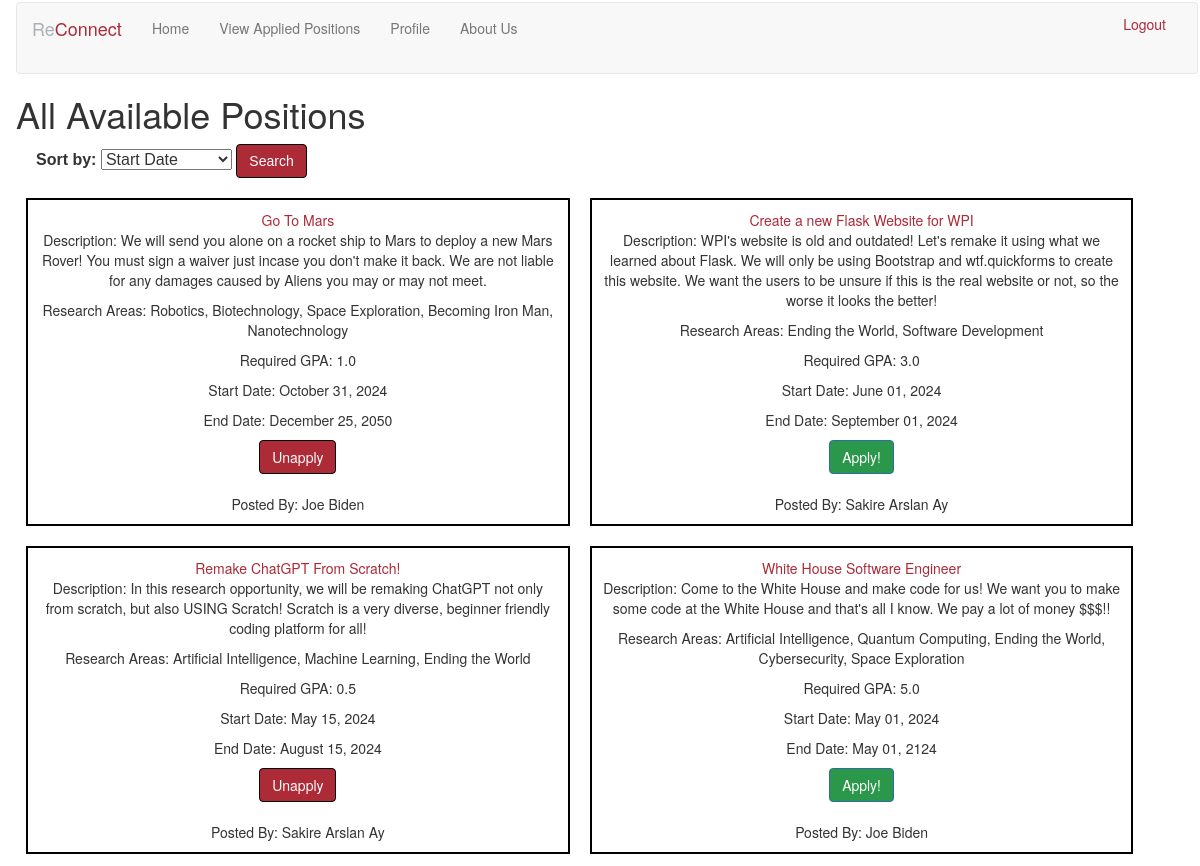
The app's page /index (signed in) with its own data.
### app/Model/models.py (models this page shows, shortened)
class ResearchPosition(db.Model):
    id = db.Column(db.Integer, primary_key=True)
    title = db.Column(db.String(30), unique=True)
    wantedGPA = db.Column(db.Float)
    languages = db.Column(db.String(150))
    description = db.Column(db.String(1500))
    researchGoals = db.Column(db.String(1500))
    startDate = db.Column(db.DateTime)
    endDate = db.Column(db.DateTime)
    timeCommitment = db.Column(db.Integer)
    faculty = db.Column(db.Integer, db.ForeignKey("faculty.id"))
    languages = db.relationship(
        "ProgrammingLanguage",
        secondary=positionLanguages,
        primaryjoin=(positionLanguages.c.position_id == id),
        backref=db.backref("positionLanguages", lazy="dynamic"),
        lazy="dynamic",
    )
    students_application = db.relationship(
        "Applications", back_populates="enrolled_position"
    )
    researchFields = db.relationship("PositionField", back_populates="position")

class User(db.Model, UserMixin):
    __tablename__ = "user"
    id = db.Column(db.Integer, primary_key=True)
    username = db.Column(db.String(20), unique=True)
    password_hash = db.Column(db.String(20))
    firstname = db.Column(db.String(20))
    lastname = db.Column(db.String(20))
    email = db.Column(db.String(20), unique=True)
    phone_number = db.Column(db.String(10))
    __mapper_args__ = {
        "polymorphic_identity": UserType.User,
    }

### app/Controller/routes.py (the view)
@routes_blueprint.route("/", methods=["GET", "POST"])
@routes_blueprint.route("/index", methods=["GET", "POST"])
@login_required
def index():
    search_form = SearchForm()
    posts = ResearchPosition.query.order_by(ResearchPosition.startDate.desc())
    if search_form.validate_on_submit():
        sort_option = search_form.sortOrder.data
        if sort_option == "Date":
            posts = ResearchPosition.query.order_by(ResearchPosition.startDate.asc())
        elif sort_option == "GPA":
            posts = ResearchPosition.query.order_by(ResearchPosition.wantedGPA.desc())
    return render_template(
        "index.html",
        title="Home",
        posts=posts,
        search_form=search_form,
        get_faculty=lambda id: User.query.get(id),
    )

### app/Controller/forms.py (shortened to what this page needs)
class SearchForm(FlaskForm):
    sortOrder = SelectField(
        "Sort by:",
        choices=[
            ("Date", "Start Date"),
            ("GPA", "Required GPA"),
            ("Recommended", "Recommended"),
        ],
        default="Date",
    )
    submit = SubmitField("Search")

### agileApp.py (called while the page is built, shortened)
@app.before_request
def initDB(*args, **kwargs):
    if app._got_first_request:
        db.create_all()

### app/Model/models.py (called while the page is built)
@login.user_loader
def load_user(id):
    student = Student.query.filter_by(id=id).first()
    if student:
        return student
    faculty = Faculty.query.filter_by(id=id).first()
    if faculty:
        return faculty
    return None

    def has_applied_to_position(self, applied_position):
        return bool(
            Applications.query.filter_by(studentID=self.id, position=applied_position).first()
        )

### app/View/templates/index.html (shortened to what this page needs)
{% extends "base.html" %} {% block content %}
<h1>All Available Positions</h1>
<form method="POST" action="{{ url_for('routes.index') }}">
    <div class="form-group">
        {{ search_form.sortOrder.label }} {{ search_form.sortOrder }}
        <button type="submit" class="btn btn-primary btn-custom">Search</button>
    </div>
</form>
<div class="postlist">
    {% for post in posts %}
    <div class="post-box">{% include '_research-position.html' %}</div>
    {% endfor %}
</div>
{% endblock %}

### app/View/templates/_research-position.html (shortened to what this page needs)
<table class="posttable" style="width: 100%" valign="top">
    <tr>
        <td colspan="3">
            <div style="text-align: center">
                <a
                    href="{{ url_for('routes.view_position', position_id=post.id) }}"
                    class="link-custom"
                >
                    {{post.title}}
                </a>
            </div>
        </td>
    </tr>
    <tr>
        <td width="80%" class="postmessage" style="text-align: center">
            <div>
                <p>Description: {{post.description}}</p>
                <p>Research Areas: {{ post.researchGoals[1:-1] }}</p>
                <p>Required GPA: {{ post.wantedGPA }}</p>
                <p>Start Date: {{ post.startDate.strftime('%B %d, %Y') }}</p>
                <p>End Date: {{ post.endDate.strftime('%B %d, %Y') }}</p>
            </div>
            {% if current_user.user_type == "Student" %} {% if
            current_user.has_applied_to_position(post.id) %}
            <form
                action="{{ url_for('routes.unapply_for_position', position_id=post.id) }}"
                method="post"
            >
                <button type="submit" class="btn btn-primary btn-custom">
                    Unapply
                </button>
            </form>
            {% else %}
            <form
                action="{{ url_for('routes.apply_for_position', position_id=post.id) }}"
                method="post"
            >
                <button type="submit" class="btn btn-primary btn-custom-apply">
                    Apply!
                </button>
            </form>
            {% endif %} {% endif %}
        </td>
    </tr>
    <tr>
        <td colspan="3" style="text-align: center">
            <br />
            Posted By: {{ get_faculty(post.faculty).firstname }} {{
            get_faculty(post.faculty).lastname }}
        </td>
    </tr>
</table>

### app/View/static/css/main.css (style rules this page uses)
body { margin: 1px 1px 1px 15px; padding: 1px; }
.btn-custom { background-color: #ac2b37; border: 1px solid #000000; }
.btn-custom-apply { background-color: #2b974a; }
.link-custom { color: #ac2b37; }
.post-box { border: 2px solid black; padding: 10px; margin: 10px; width: calc(33.33% - 20px); box-sizing: border-box; display: flex; flex-direction: column; justify-content: center; align-items: center; }
@media screen and (min-width: 800px) and (max-width: 1200px) { .post-box { width: 46%; } }
.postlist { display: flex; flex-wrap: wrap; }
.form-group { display: block; margin-bottom: 10px; margin-left: 20px; font-family: "Trebuchet MS", "Lucida Sans Unicode", "Lucida Grande", "Lucida Sans", Arial, sans-serif; font-size: 16px; }

### records on screen
ResearchPosition: title "Go To Mars", description "We will send you alone on a rocket ship to Mars to deploy a new Mars Rover! You must sign a waiver just incase you don't make it back. We are not liable for any damages caused by Aliens you may or may not meet.", researchGoals "Robotics, Biotechnology, Space Exploration, Becoming Iron Man, Nanotechnology", wantedGPA "1.0", startDate "October 31, 2024", endDate "December 25, 2050", faculty.firstname "Joe", faculty.lastname "Biden"
ResearchPosition: title "Create a new Flask Website for WPI", description "WPI's website is old and outdated! Let's remake it using what we learned about Flask. We will only be using Bootstrap and wtf.quickforms to create this website. We want the users to be unsure if this is the real website or not, so the worse it looks the better!", researchGoals "Ending the World, Software Development", wantedGPA "3.0", startDate "June 01, 2024", endDate "September 01, 2024", faculty.firstname "Sakire", faculty.lastname "Arslan Ay"
ResearchPosition: title "Remake ChatGPT From Scratch!", description "In this research opportunity, we will be remaking ChatGPT not only from scratch, but also USING Scratch! Scratch is a very diverse, beginner friendly coding platform for all!", researchGoals "Artificial Intelligence, Machine Learning, Ending the World", wantedGPA "0.5", startDate "May 15, 2024", endDate "August 15, 2024", faculty.firstname "Sakire", faculty.lastname "Arslan Ay"
ResearchPosition: title "White House Software Engineer", description "Come to the White House and make code for us! We want you to make some code at the White House and that's all I know. We pay a lot of money $$$!!", researchGoals "Artificial Intelligence, Quantum Computing, Ending the World, Cybersecurity, Space Exploration", wantedGPA "5.0", startDate "May 01, 2024", endDate "May 01, 2124", faculty.firstname "Joe", faculty.lastname "Biden"

### other values on screen
{{ search_form.sortOrder.label }} "Sort by:"
